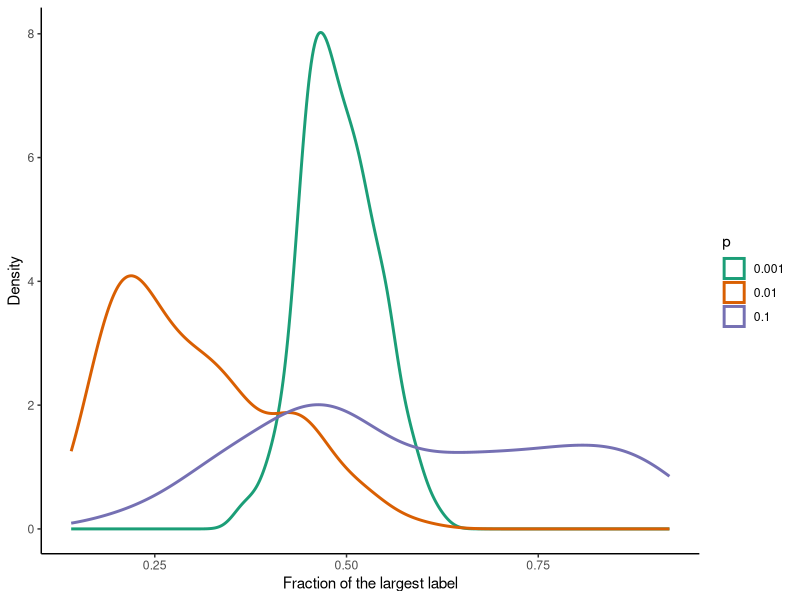
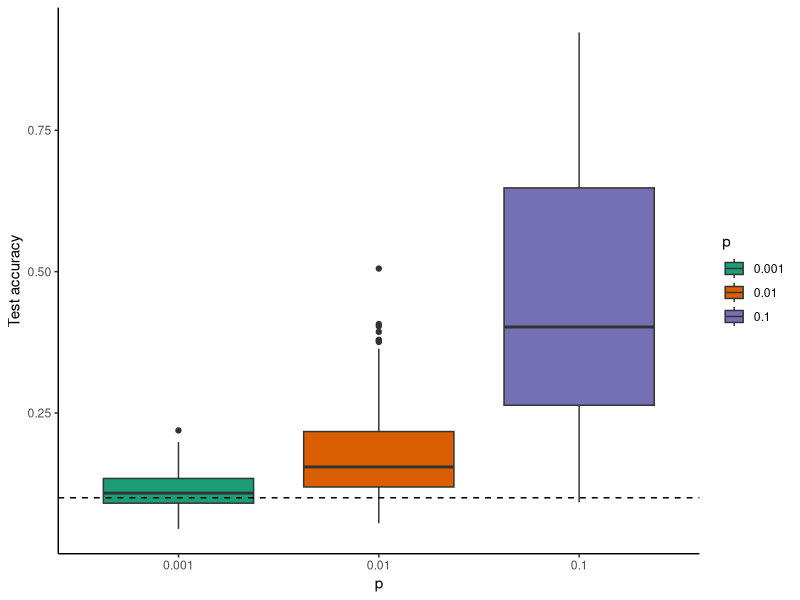
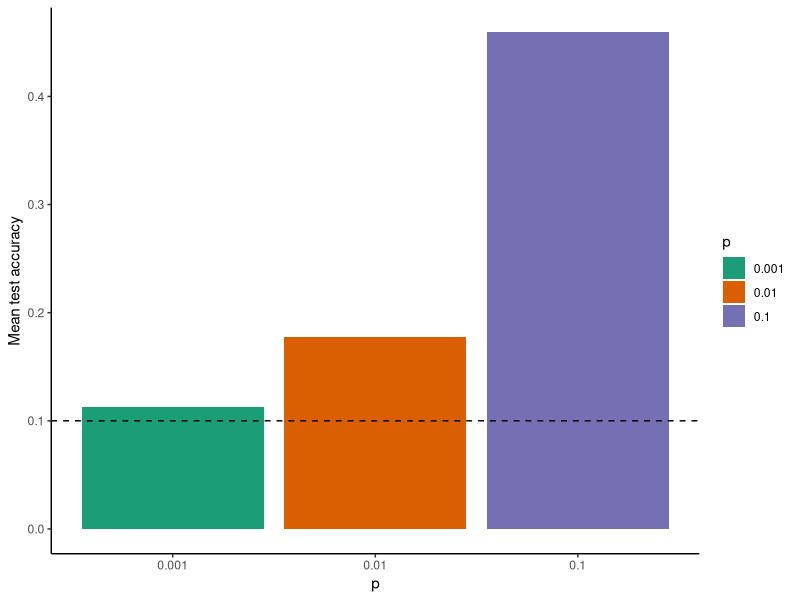
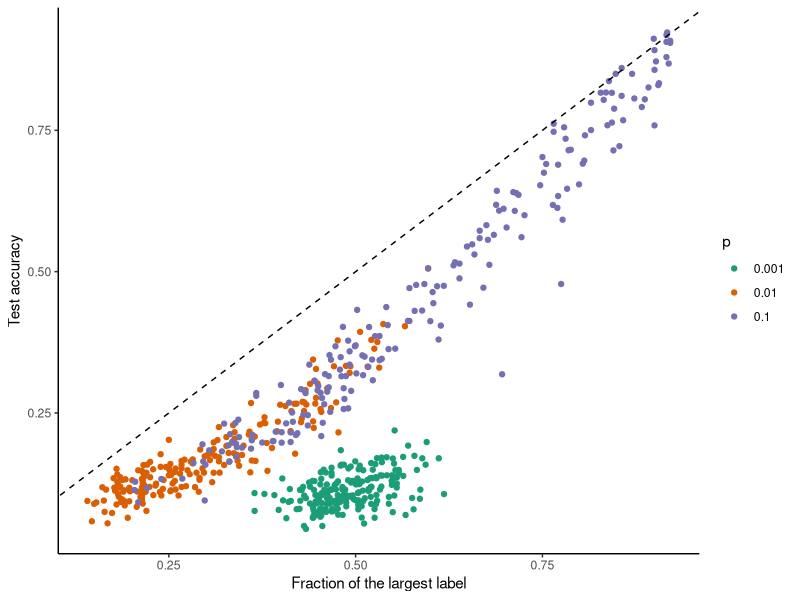

Reproduce these figures in R, in order.
library(ggplot2)

data <- read.csv("report.csv")
data$p <- as.factor(data$p)

pdf("density.pdf", width=8, height=3)
ggplot(data, aes(x=frac, color=p)) +
	geom_density(size=1) +
	scale_color_brewer(palette="Dark2") +
	theme_classic() +
	xlab("Fraction of the largest label") +
	ylab("Density")
dev.off()

pdf("accuracy.pdf", width=8, height=3)
ggplot(data, aes(y=test_acc, x=p, fill=p)) +
	geom_boxplot() +
	geom_hline(yintercept=0.1, linetype="dashed", color = "black") +
	scale_fill_brewer(palette="Dark2") +
	theme_classic() +
	xlab("p") +
	ylab("Test accuracy")
dev.off()

means <- as.data.frame.table(with(data, tapply(test_acc, p, mean))) 
names(means) <- c("p", "test_acc")
means$p <- as.factor(means$p)
pdf("bars.pdf", width=8, height=3)
ggplot(means, aes(x=p, y=test_acc, fill=p)) +
	geom_bar(stat = "identity") +
	geom_hline(yintercept=0.1, linetype="dashed", color = "black") +
	scale_fill_brewer(palette="Dark2") +
	theme_classic() +
	xlab("p") +
	ylab("Mean test accuracy")
dev.off()

pdf("scatter.pdf", width=8, height=3)
ggplot(data, aes(x=frac, y=test_acc, color=p)) +
	geom_point() +
	geom_abline(intercept=0, slope=1, linetype="dashed", color = "black") +
	scale_color_brewer(palette="Dark2") +
	theme_classic() +
	xlab("Fraction of the largest label") +
	ylab("Test accuracy")
dev.off()
